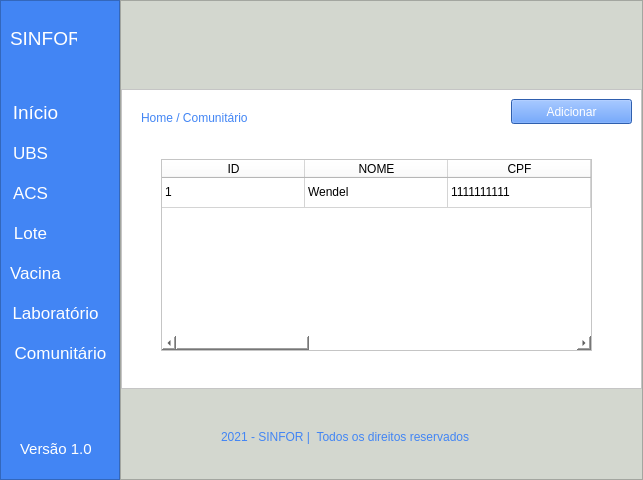
<?xml version="1.0" encoding="UTF-8"?>
<ui version="4.0">
 <class>MainWindow</class>
 <widget class="QMainWindow" name="MainWindow">
  <property name="geometry">
   <rect>
    <x>0</x>
    <y>0</y>
    <width>643</width>
    <height>480</height>
   </rect>
  </property>
  <property name="windowTitle">
   <string>MainWindow</string>
  </property>
  <property name="styleSheet">
   <string notr="true">background-color: rgb(211, 215, 207);</string>
  </property>
  <widget class="QWidget" name="centralwidget">
   <layout class="QHBoxLayout" name="horizontalLayout">
    <property name="spacing">
     <number>0</number>
    </property>
    <property name="leftMargin">
     <number>0</number>
    </property>
    <property name="topMargin">
     <number>0</number>
    </property>
    <property name="rightMargin">
     <number>0</number>
    </property>
    <property name="bottomMargin">
     <number>0</number>
    </property>
    <item>
     <widget class="QFrame" name="frame">
      <property name="maximumSize">
       <size>
        <width>120</width>
        <height>16777215</height>
       </size>
      </property>
      <property name="styleSheet">
       <string notr="true">background-color: #4285f4;</string>
      </property>
      <property name="frameShape">
       <enum>QFrame::StyledPanel</enum>
      </property>
      <property name="frameShadow">
       <enum>QFrame::Raised</enum>
      </property>
      <widget class="QLabel" name="label">
       <property name="geometry">
        <rect>
         <x>10</x>
         <y>30</y>
         <width>67</width>
         <height>17</height>
        </rect>
       </property>
       <property name="font">
        <font>
         <pointsize>14</pointsize>
        </font>
       </property>
       <property name="styleSheet">
        <string notr="true">color: rgb(255, 255, 255);</string>
       </property>
       <property name="text">
        <string>SINFOR</string>
       </property>
      </widget>
      <widget class="QLabel" name="label_9">
       <property name="geometry">
        <rect>
         <x>20</x>
         <y>440</y>
         <width>71</width>
         <height>17</height>
        </rect>
       </property>
       <property name="font">
        <font>
         <pointsize>11</pointsize>
        </font>
       </property>
       <property name="styleSheet">
        <string notr="true">color: rgb(255, 255, 255);</string>
       </property>
       <property name="text">
        <string>Versão 1.0</string>
       </property>
      </widget>
      <widget class="QPushButton" name="btn_inicio">
       <property name="geometry">
        <rect>
         <x>10</x>
         <y>100</y>
         <width>51</width>
         <height>25</height>
        </rect>
       </property>
       <property name="font">
        <font>
         <pointsize>14</pointsize>
        </font>
       </property>
       <property name="cursor">
        <cursorShape>PointingHandCursor</cursorShape>
       </property>
       <property name="styleSheet">
        <string notr="true">border:none;
color: #fff;</string>
       </property>
       <property name="text">
        <string>Início</string>
       </property>
      </widget>
      <widget class="QPushButton" name="btn_ubs">
       <property name="geometry">
        <rect>
         <x>10</x>
         <y>140</y>
         <width>41</width>
         <height>25</height>
        </rect>
       </property>
       <property name="font">
        <font>
         <pointsize>13</pointsize>
        </font>
       </property>
       <property name="cursor">
        <cursorShape>PointingHandCursor</cursorShape>
       </property>
       <property name="styleSheet">
        <string notr="true">border:none;
color: #fff;</string>
       </property>
       <property name="text">
        <string>UBS</string>
       </property>
      </widget>
      <widget class="QPushButton" name="btn_comunitario">
       <property name="geometry">
        <rect>
         <x>10</x>
         <y>340</y>
         <width>101</width>
         <height>25</height>
        </rect>
       </property>
       <property name="font">
        <font>
         <pointsize>13</pointsize>
        </font>
       </property>
       <property name="cursor">
        <cursorShape>PointingHandCursor</cursorShape>
       </property>
       <property name="styleSheet">
        <string notr="true">border:none;
color: #fff;</string>
       </property>
       <property name="text">
        <string>Comunitário</string>
       </property>
      </widget>
      <widget class="QPushButton" name="btn_acs">
       <property name="geometry">
        <rect>
         <x>10</x>
         <y>180</y>
         <width>41</width>
         <height>25</height>
        </rect>
       </property>
       <property name="font">
        <font>
         <pointsize>13</pointsize>
        </font>
       </property>
       <property name="cursor">
        <cursorShape>PointingHandCursor</cursorShape>
       </property>
       <property name="layoutDirection">
        <enum>Qt::LeftToRight</enum>
       </property>
       <property name="styleSheet">
        <string notr="true">border:none;
color: #fff;</string>
       </property>
       <property name="text">
        <string>ACS</string>
       </property>
       <property name="checkable">
        <bool>false</bool>
       </property>
      </widget>
      <widget class="QPushButton" name="btn_laboratorio">
       <property name="geometry">
        <rect>
         <x>10</x>
         <y>300</y>
         <width>91</width>
         <height>25</height>
        </rect>
       </property>
       <property name="font">
        <font>
         <pointsize>13</pointsize>
        </font>
       </property>
       <property name="cursor">
        <cursorShape>PointingHandCursor</cursorShape>
       </property>
       <property name="styleSheet">
        <string notr="true">border:none;
color: #fff;</string>
       </property>
       <property name="text">
        <string>Laboratório</string>
       </property>
      </widget>
      <widget class="QPushButton" name="btn_lote">
       <property name="geometry">
        <rect>
         <x>10</x>
         <y>220</y>
         <width>41</width>
         <height>25</height>
        </rect>
       </property>
       <property name="font">
        <font>
         <pointsize>13</pointsize>
        </font>
       </property>
       <property name="cursor">
        <cursorShape>PointingHandCursor</cursorShape>
       </property>
       <property name="styleSheet">
        <string notr="true">border:none;
color: #fff;</string>
       </property>
       <property name="text">
        <string>Lote</string>
       </property>
      </widget>
      <widget class="QPushButton" name="btn_vacina">
       <property name="geometry">
        <rect>
         <x>10</x>
         <y>260</y>
         <width>51</width>
         <height>25</height>
        </rect>
       </property>
       <property name="font">
        <font>
         <pointsize>13</pointsize>
        </font>
       </property>
       <property name="cursor">
        <cursorShape>PointingHandCursor</cursorShape>
       </property>
       <property name="styleSheet">
        <string notr="true">border:none;
color: #fff;</string>
       </property>
       <property name="text">
        <string>Vacina</string>
       </property>
      </widget>
     </widget>
    </item>
    <item>
     <widget class="QFrame" name="frame_2">
      <property name="frameShape">
       <enum>QFrame::StyledPanel</enum>
      </property>
      <property name="frameShadow">
       <enum>QFrame::Raised</enum>
      </property>
      <layout class="QVBoxLayout" name="verticalLayout">
       <property name="spacing">
        <number>0</number>
       </property>
       <property name="leftMargin">
        <number>0</number>
       </property>
       <property name="topMargin">
        <number>0</number>
       </property>
       <property name="rightMargin">
        <number>0</number>
       </property>
       <property name="bottomMargin">
        <number>0</number>
       </property>
       <item>
        <widget class="QFrame" name="frame_3">
         <property name="maximumSize">
          <size>
           <width>16777215</width>
           <height>70</height>
          </size>
         </property>
         <property name="styleSheet">
          <string notr="true">background-color: rgb(211, 215, 207);</string>
         </property>
         <property name="frameShape">
          <enum>QFrame::NoFrame</enum>
         </property>
         <property name="frameShadow">
          <enum>QFrame::Raised</enum>
         </property>
         <property name="lineWidth">
          <number>1</number>
         </property>
        </widget>
       </item>
       <item>
        <widget class="QFrame" name="frame_4">
         <property name="maximumSize">
          <size>
           <width>16777215</width>
           <height>300</height>
          </size>
         </property>
         <property name="styleSheet">
          <string notr="true">background-color: rgb(255, 255, 255);</string>
         </property>
         <property name="frameShape">
          <enum>QFrame::StyledPanel</enum>
         </property>
         <property name="frameShadow">
          <enum>QFrame::Raised</enum>
         </property>
         <widget class="QLabel" name="label_11">
          <property name="geometry">
           <rect>
            <x>20</x>
            <y>20</y>
            <width>191</width>
            <height>17</height>
           </rect>
          </property>
          <property name="styleSheet">
           <string notr="true">color: #4285f4;</string>
          </property>
          <property name="text">
           <string>Home / Comunitário </string>
          </property>
         </widget>
         <widget class="QPushButton" name="btn_adicionar">
          <property name="geometry">
           <rect>
            <x>390</x>
            <y>10</y>
            <width>121</width>
            <height>25</height>
           </rect>
          </property>
          <property name="cursor">
           <cursorShape>PointingHandCursor</cursorShape>
          </property>
          <property name="styleSheet">
           <string notr="true">background-color: #4285F4;
color: #FFF;</string>
          </property>
          <property name="text">
           <string>Adicionar</string>
          </property>
         </widget>
         <widget class="QTableWidget" name="tableWidget">
          <property name="geometry">
           <rect>
            <x>40</x>
            <y>70</y>
            <width>431</width>
            <height>192</height>
           </rect>
          </property>
          <property name="rowCount">
           <number>1</number>
          </property>
          <attribute name="horizontalHeaderCascadingSectionResizes">
           <bool>false</bool>
          </attribute>
          <attribute name="horizontalHeaderMinimumSectionSize">
           <number>57</number>
          </attribute>
          <attribute name="horizontalHeaderDefaultSectionSize">
           <number>143</number>
          </attribute>
          <attribute name="horizontalHeaderShowSortIndicator" stdset="0">
           <bool>false</bool>
          </attribute>
          <attribute name="horizontalHeaderStretchLastSection">
           <bool>false</bool>
          </attribute>
          <attribute name="verticalHeaderVisible">
           <bool>false</bool>
          </attribute>
          <attribute name="verticalHeaderCascadingSectionResizes">
           <bool>false</bool>
          </attribute>
          <attribute name="verticalHeaderMinimumSectionSize">
           <number>21</number>
          </attribute>
          <attribute name="verticalHeaderShowSortIndicator" stdset="0">
           <bool>false</bool>
          </attribute>
          <attribute name="verticalHeaderStretchLastSection">
           <bool>false</bool>
          </attribute>
          <row>
           <property name="text">
            <string>1</string>
           </property>
          </row>
          <column>
           <property name="text">
            <string>ID</string>
           </property>
           <property name="background">
            <color>
             <red>211</red>
             <green>215</green>
             <blue>207</blue>
            </color>
           </property>
          </column>
          <column>
           <property name="text">
            <string>NOME</string>
           </property>
           <property name="background">
            <color>
             <red>211</red>
             <green>215</green>
             <blue>207</blue>
            </color>
           </property>
          </column>
          <column>
           <property name="text">
            <string>CPF</string>
           </property>
           <property name="background">
            <color>
             <red>211</red>
             <green>215</green>
             <blue>207</blue>
            </color>
           </property>
          </column>
          <column>
           <property name="text">
            <string>SUS</string>
           </property>
           <property name="background">
            <color>
             <red>211</red>
             <green>215</green>
             <blue>207</blue>
            </color>
           </property>
          </column>
          <column>
           <property name="text">
            <string>1º DOSE</string>
           </property>
           <property name="background">
            <color>
             <red>211</red>
             <green>215</green>
             <blue>207</blue>
            </color>
           </property>
          </column>
          <column>
           <property name="text">
            <string>2º DOSE</string>
           </property>
           <property name="background">
            <color>
             <red>211</red>
             <green>215</green>
             <blue>207</blue>
            </color>
           </property>
          </column>
          <column>
           <property name="text">
            <string>DATA 1º DOSE</string>
           </property>
           <property name="background">
            <color>
             <red>211</red>
             <green>215</green>
             <blue>207</blue>
            </color>
           </property>
          </column>
          <column>
           <property name="text">
            <string>DATA 2º DOSE</string>
           </property>
           <property name="background">
            <color>
             <red>211</red>
             <green>215</green>
             <blue>207</blue>
            </color>
           </property>
          </column>
          <column>
           <property name="text">
            <string>VACINA</string>
           </property>
           <property name="background">
            <color>
             <red>211</red>
             <green>215</green>
             <blue>207</blue>
            </color>
           </property>
          </column>
          <item row="0" column="0">
           <property name="text">
            <string>1</string>
           </property>
          </item>
          <item row="0" column="1">
           <property name="text">
            <string>Wendel</string>
           </property>
          </item>
          <item row="0" column="2">
           <property name="text">
            <string>1111111111</string>
           </property>
          </item>
          <item row="0" column="3">
           <property name="text">
            <string>123456</string>
           </property>
          </item>
          <item row="0" column="4">
           <property name="text">
            <string>SIM</string>
           </property>
          </item>
          <item row="0" column="5">
           <property name="text">
            <string>Não</string>
           </property>
          </item>
          <item row="0" column="6">
           <property name="text">
            <string>20/09/2021</string>
           </property>
          </item>
          <item row="0" column="7">
           <property name="text">
            <string>20/12/2021</string>
           </property>
          </item>
          <item row="0" column="8">
           <property name="text">
            <string>PFIZER</string>
           </property>
          </item>
         </widget>
        </widget>
       </item>
       <item>
        <widget class="QFrame" name="frame_5">
         <property name="maximumSize">
          <size>
           <width>16777215</width>
           <height>70</height>
          </size>
         </property>
         <property name="frameShape">
          <enum>QFrame::NoFrame</enum>
         </property>
         <property name="frameShadow">
          <enum>QFrame::Raised</enum>
         </property>
         <widget class="QLabel" name="label_10">
          <property name="geometry">
           <rect>
            <x>100</x>
            <y>30</y>
            <width>311</width>
            <height>17</height>
           </rect>
          </property>
          <property name="styleSheet">
           <string notr="true">color: #4285f4;</string>
          </property>
          <property name="text">
           <string>2021 - SINFOR |  Todos os direitos reservados</string>
          </property>
         </widget>
        </widget>
       </item>
      </layout>
     </widget>
    </item>
   </layout>
  </widget>
 </widget>
 <resources/>
 <connections/>
</ui>
